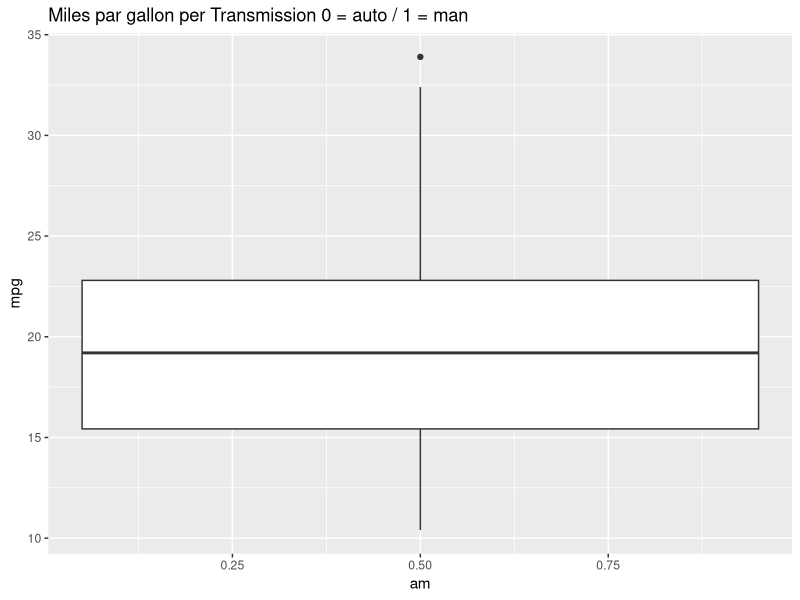
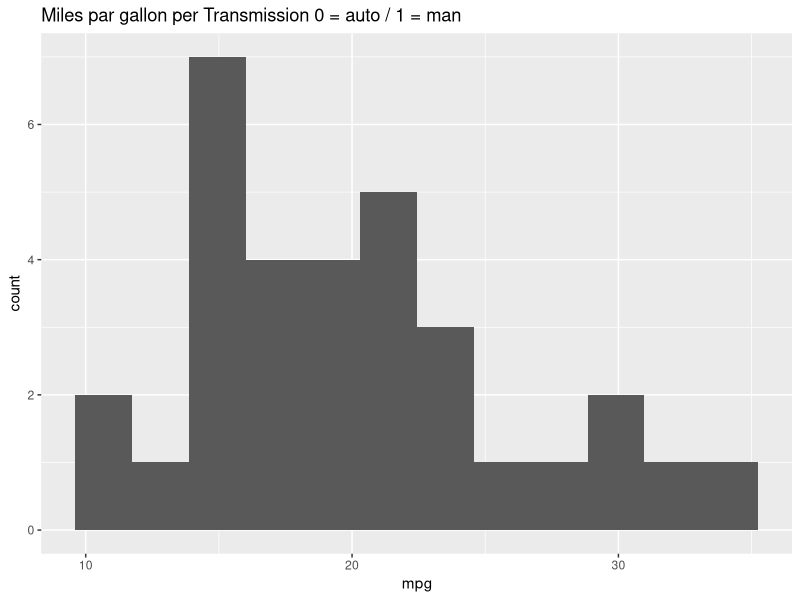
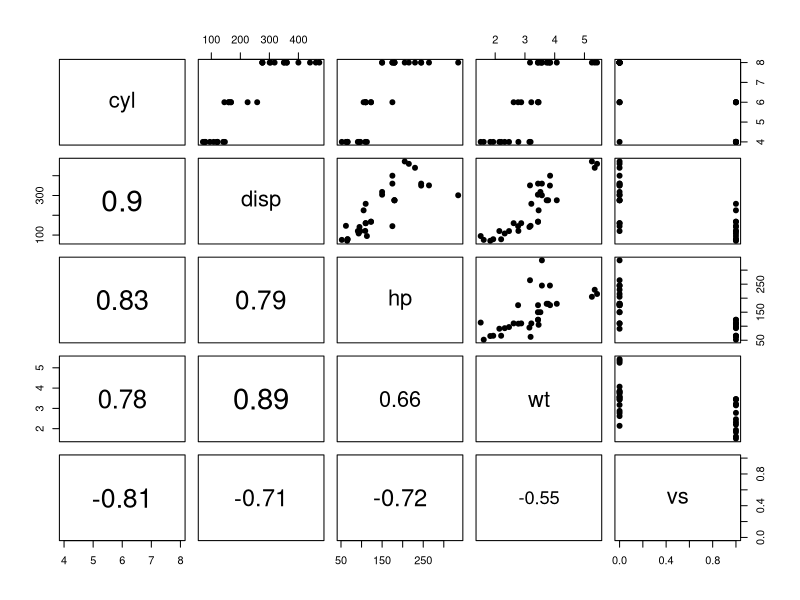
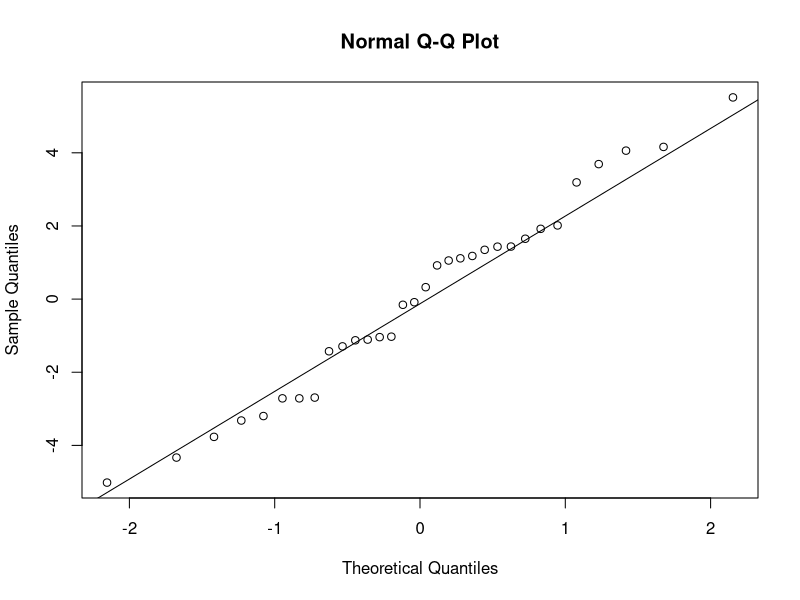
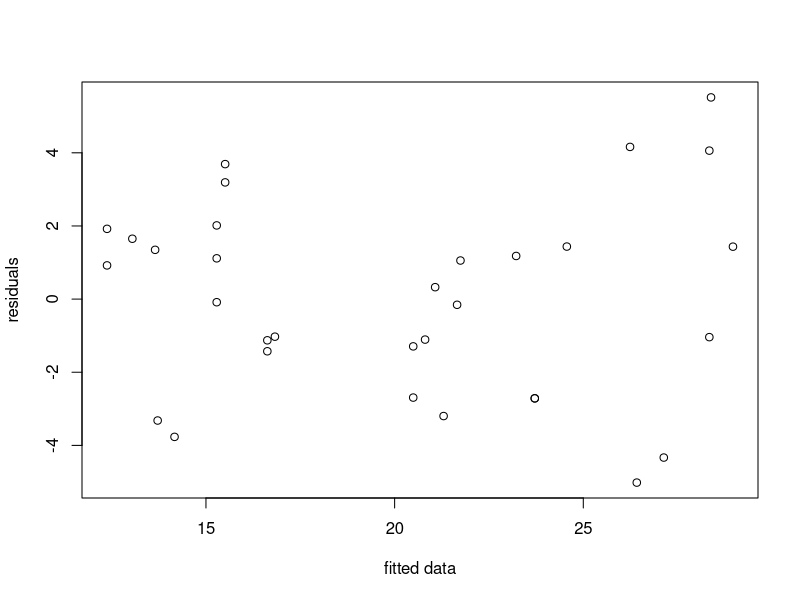

The R script that drew these images, in order:
## ---- chunk 1
knitr::opts_chunk$set(echo = TRUE)
# useful libreries import
library(ggplot2); library(dplyr)
## ---- chunk 2
data("mtcars")
str(mtcars)
## ---- chunk 3
# for convenience, We will work with a copy of the original data set
my_mtcars <- mtcars
## ---- chunk 4
mtcars %>% cor()
## ---- chunk 5
fit0 <- lm(mpg~factor(am),my_mtcars)
fit1 <- lm(mpg~factor(am)+hp,my_mtcars)
fit2 <- lm(mpg~factor(am)+drat,my_mtcars)
fit3 <- lm(mpg~factor(am)+wt,my_mtcars)
fit4 <- lm(mpg~factor(am)+factor(vs),my_mtcars)
fit5 <- lm(mpg~factor(am)+hp+factor(vs),my_mtcars)
fit6 <- lm(mpg~factor(am)+hp+factor(vs)+drat+wt,my_mtcars)

anova(fit0,fit5)
## ---- chunk 6
rbind(summary(fit0)$coef[2,],
      summary(fit1)$coef[2,],
      summary(fit2)$coef[2,],
      summary(fit3)$coef[2,],
      summary(fit4)$coef[2,],
      summary(fit5)$coef[2,],
      summary(fit6)$coef[2,])
## ---- chunk 7
confint(fit5)[2,]
## ---- chunk 8
ggplot(my_mtcars)+
  geom_boxplot(mapping = aes (x=am,y=mpg, fill = am))+
  ggtitle("Miles par gallon per Transmission 0 = auto / 1 = man")
## ---- chunk 9
ggplot(my_mtcars)+
  geom_histogram(mapping = aes (mpg, fill = am),bins=12)+
  ggtitle("Miles par gallon per Transmission 0 = auto / 1 = man")
## ---- chunk 10
# Function used to dispkay correlation coefficients on pair plots  
panel.cor <- function(x, y, ...)
{
par(usr = c(0, 1, 0, 1))
txt <- as.character(format(cor(x, y), digits=2))
text(0.5, 0.5, txt, cex = 3* abs(cor(x, y)))
}

my_mtcars %>% select (cyl,disp,hp,wt,vs) %>% pairs(lower.panel=panel.cor,pch = 19)
## ---- chunk 11
qqnorm(fit5$residuals)
qqline(fit5$residuals)
## ---- chunk 12
# Valeurs absolues  
plot((fit5$residuals) ~ fit5$fitted, xlab ="fitted data", ylab="residuals")
